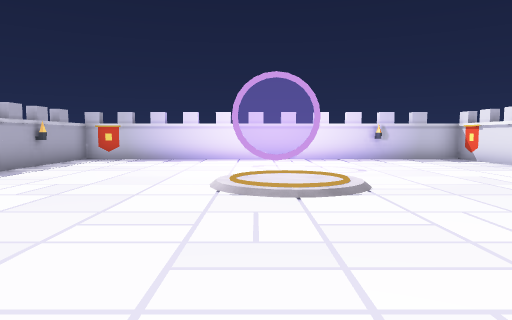
View 1 (above)

12 first-person views from a walk through a 3-D level made in the Godot game engine. The camera is 1.4 m above the floor, tilts 4° down and sees 70° across. The floor is counted in squares, 1.82 m on a side. Each view is taken from the middle of a square. On the plan, view 1 faces up. The plan holds only what a view shows up to about 11 squares ahead; the rest is blank. The place goes on beyond the plan.

View 2
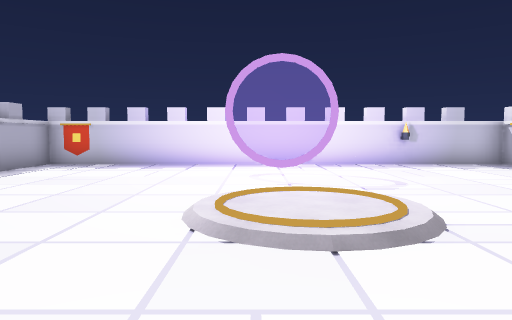

View 3
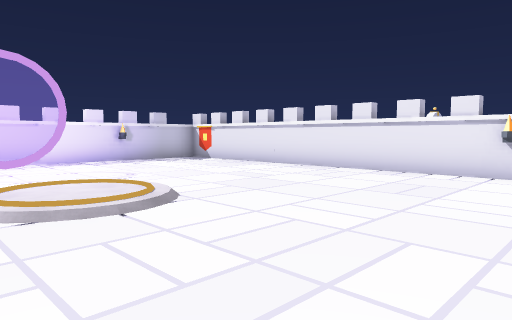

View 4
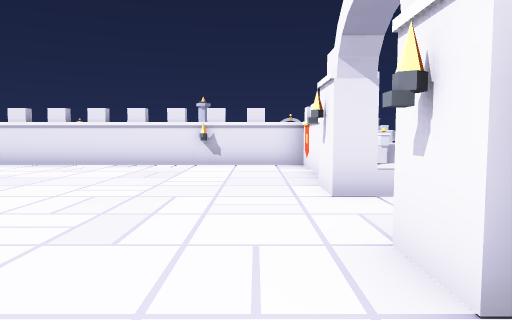

View 5
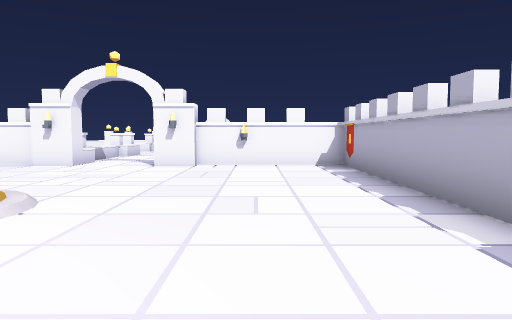

View 6
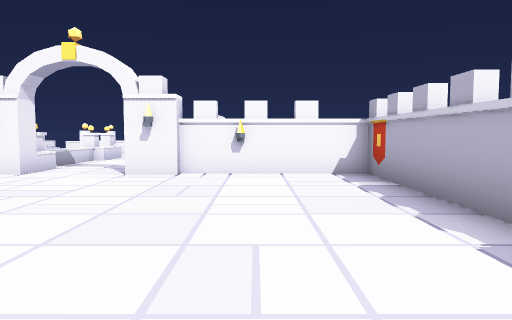

View 7
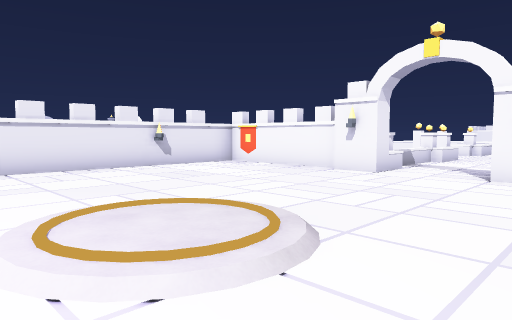

View 8
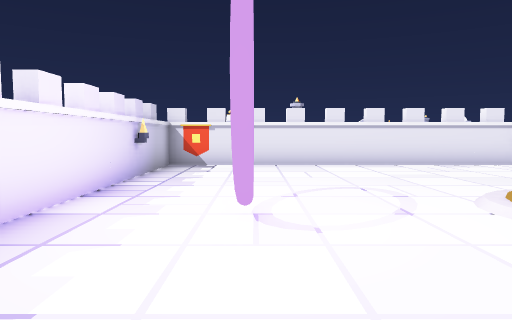

View 9
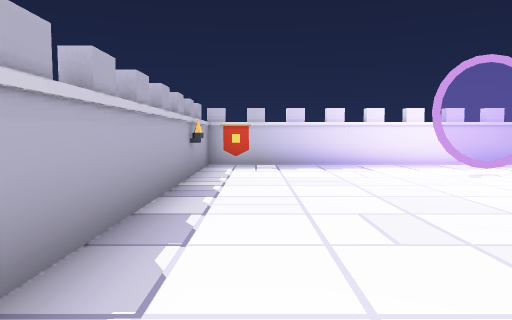

View 10
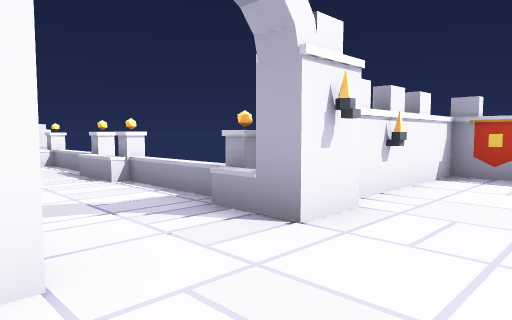

View 11
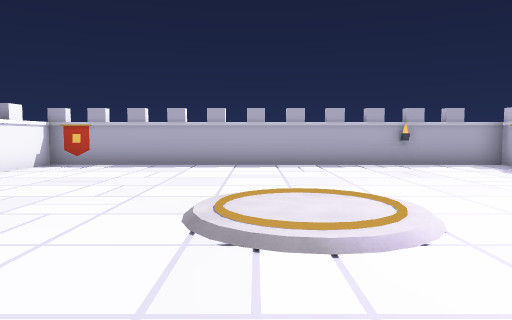

View 12
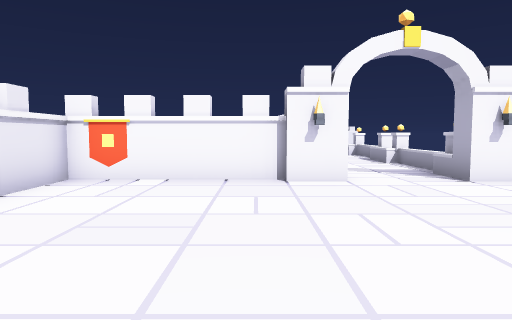

### Floor plan
Ten units are one square. View 1 is at (0, 0); x grows to the right and y downward. Boxes are objects, and circles mark ways between rooms. Rooms are numbered by the first view taken in them; rooms with no view inside come last. Other rooms are left out.
<svg viewBox="-57 -117 124 167">
<path fill="none" stroke="#000" d="M-8 9 -8 41M-5 0 -5 12M15 12 15 0M18 41 18 9M15 0 25 0M-16 0 -5 0M24 2 62 2 62 -112 -52 -112 -52 2 -15 2"/>
<rect x="-5" y="-95" width="20" height="10" fill="#bbb"><title>other object</title></rect>
<circle cx="5" cy="5" r="3" fill="#2a7"/>
<text x="0" y="10">1</text>
<text x="0" y="-60">2</text>
</svg>
Room 1 opens to room 2.

Where each view was taken, in squares from view 1:
view 1: 0 up, 0 right, facing up
view 2: 2 up, 0 right, facing up
view 3: 1 up, 1 left, facing up-right
view 4: 1 up, 3 left, facing right
view 5: 9 up, 3 left, facing down
view 6: 7 up, 3 left, facing down
view 7: 7 up, 2 left, facing down-right
view 8: 9 up, 3 left, facing right
view 9: 2 up, 4 left, facing up
view 10: 2 up, 2 right, facing down-left
view 11: 5 up, 4 right, facing left
view 12: 6 up, 3 right, facing down
